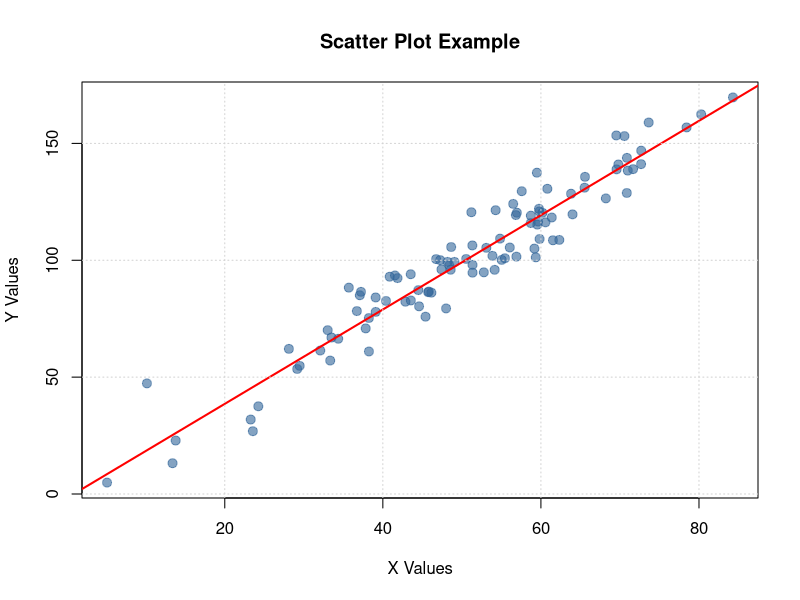

Generate this figure with R:
# R script to create a scatter plot and save it with a random filename

# Load required libraries
library(graphics)

# Generate some sample data
set.seed(42)  # For reproducible random results
x <- rnorm(100, mean = 50, sd = 15)
y <- 2 * x + rnorm(100, mean = 0, sd = 10)

# Create a random filename
random_string <- paste(sample(c(letters, LETTERS, 0:9), 10, replace = TRUE), collapse = "")
plot_filename <- paste0("scatter_plot_", random_string, ".png")

# Create the scatter plot
png(plot_filename, width = 800, height = 600)
plot(x, y, 
     main = "Scatter Plot Example", 
     xlab = "X Values", 
     ylab = "Y Values",
     pch = 19,  # solid circles
     col = rgb(0.2, 0.4, 0.6, 0.6),  # semi-transparent blue
     cex = 1.2  # point size
)

# Add a trend line
abline(lm(y ~ x), col = "red", lwd = 2)

# Add grid
grid(col = "lightgray", lty = "dotted", lwd = par("cex"))

dev.off()

cat("Scatter plot saved as:", plot_filename, "\n")
